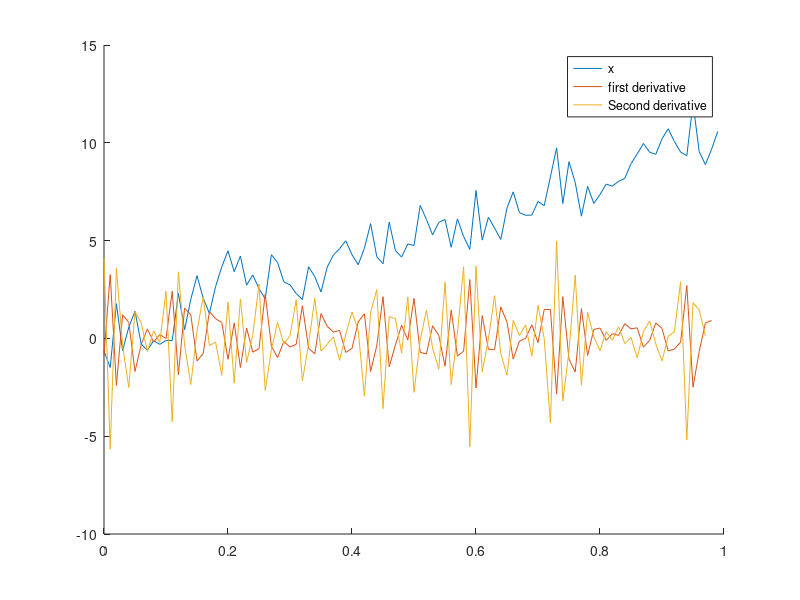

MATLAB code for this plot: (Note: this script raises an error after producing the figure.)
% Same- length Differentiation

% Compute 1st and 2nd derivative

% learn: diff, error, isnumeric

%% derivative using default diff()

n = 100;
t = (0:n-1)/n;
x = randn(1,n) +linspace(0,10,n);

dx = diff(x);
ddx1 = diff(diff(x));
ddx2 = diff(x,2);

figure(1),clf, hold on
plot(t,x)
plot(t(1:end-1),dx)
plot(t(1:end-2),ddx1)
legend({'x', 'first derivative', 'Second derivative'})

%% derivative with our own diffx() for same length output.

dx = diffx(x);
ddx1 = diffx(diffx(x));


figure(2),clf, hold on
plot(t,x)
plot(t,dx)
h = plot(t,ddx1);
legend({'x', 'first derivative', 'Second derivative'})
